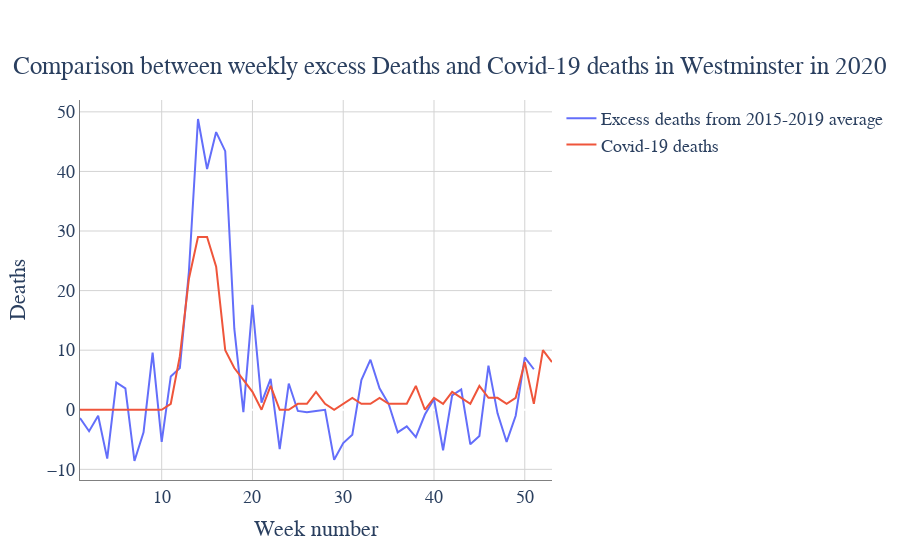

Notebook source saved alongside this figure:
### Code cell
compare_deaths('Westminster')

### Figure 1 — Plotly figure (JSON) as saved in the notebook; plotly's stock layout.template omitted (floating-point values rounded to 4 significant figures)
{"data": [{"mode": "lines", "name": "Excess deaths from 2015-2019 average", "type": "scatter", "x": [1, 2, 3, 4, 5, 6, 7, 8, 9, 10, 11, 12, 13, 14, 15, 16, 17, 18, 19, 20, 21, 22, 23, 24, 25, 26, 27, 28, 29, 30, 31, 32, 33, 34, 35, 36, 37, 38, 39, 40, 41, 42, 43, 44, 45, 46, 47, 48, 49, 50, 51, 52, 53], "y": [-1.4, -3.6, -1, -8.2, 4.6, 3.6, -8.6, -3.8, 9.6, -5.4, 5.6, 7, 23.2, 48.8, 40.4, 46.6, 43.4, 13.6, -0.4, 17.6, 1.2, 5.2, -6.6, 4.4, -0.2, -0.4, -0.2, 0, -8.4, -5.6, -4.2, 5, 8.4, 3.6, 1, -3.8, -2.8, -4.6, -0.8, 1.8, -6.8, 2.4, 3.4, -5.8, -4.4, 7.4, -0.6, -5.4, -1, 8.8, 6.8, null, null]}, {"mode": "lines", "name": "Covid-19 deaths", "type": "scatter", "x": [1, 2, 3, 4, 5, 6, 7, 8, 9, 10, 11, 12, 13, 14, 15, 16, 17, 18, 19, 20, 21, 22, 23, 24, 25, 26, 27, 28, 29, 30, 31, 32, 33, 34, 35, 36, 37, 38, 39, 40, 41, 42, 43, 44, 45, 46, 47, 48, 49, 50, 51, 52, 53], "y": [0, 0, 0, 0, 0, 0, 0, 0, 0, 0, 1, 9, 22, 29, 29, 24, 10, 7, 5, 3, 0, 4, 0, 0, 1, 1, 3, 1, 0, 1, 2, 1, 1, 2, 1, 1, 1, 4, 0, 2, 1, 3, 2, 1, 4, 2, 2, 1, 2, 8, 1, 10, 8]}], "layout": {"autosize": true, "font": {"family": "Helvetica", "size": 18}, "plot_bgcolor": "rgb(255,255,255)", "title": {"text": "Comparison between weekly excess Deaths and Covid-19 deaths in Westminster in 2020", "x": 0.5, "xanchor": "center", "y": 0.9, "yanchor": "top"}, "xaxis": {"autorange": true, "gridcolor": "lightgrey", "linecolor": "grey", "linewidth": 1, "range": [1, 53], "showline": true, "title": {"text": "Week number"}, "type": "linear"}, "yaxis": {"autorange": true, "gridcolor": "lightgrey", "linecolor": "grey", "linewidth": 1, "range": [-11.79, 51.99], "showline": true, "title": {"text": "Deaths"}, "type": "linear"}}}
